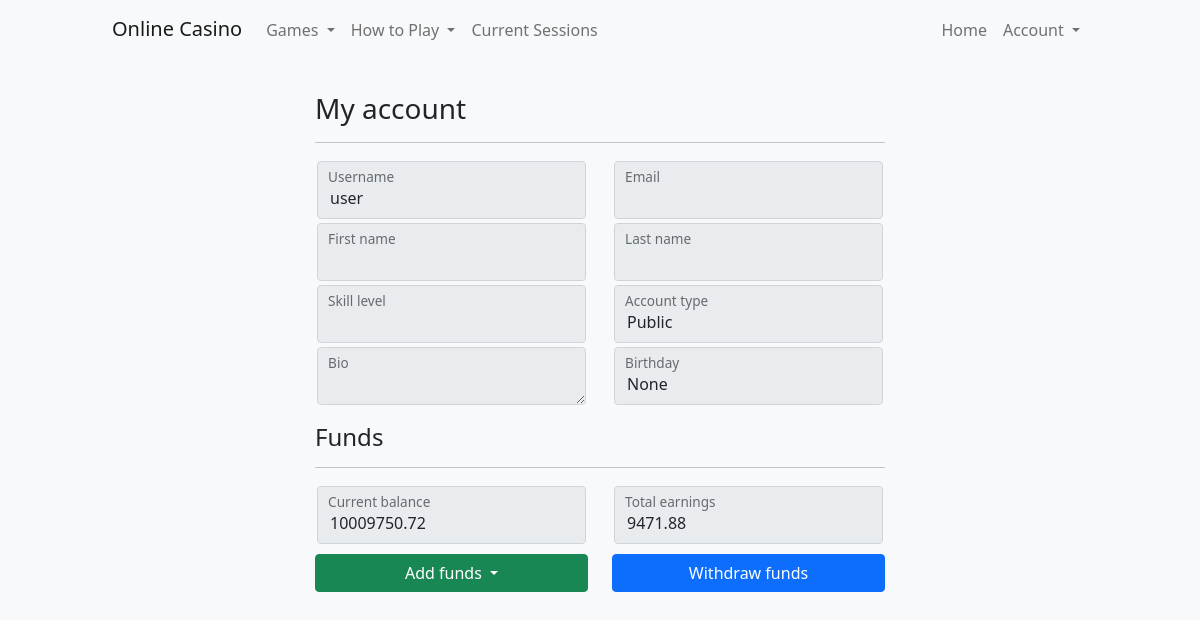
The page /accounts/account/ (signed in) on the database its author committed.
### accounts/models.py (models this page shows, shortened)
class CustomUser(AbstractUser):
    is_private = models.BooleanField(default=False)
    current_balance = models.FloatField(default=0.0)
    current_session = models.TextField(default='')
    total_earnings = models.FloatField(default=0.0)
    birthday = models.DateField(auto_now=False, null=True, blank=True)
    skill_level = models.CharField(max_length=30, blank=True)
    bio = models.TextField(max_length=200, blank=True)
    monthly_limit = models.FloatField(default=-1)
    monthly_deposit_left = models.FloatField(default=0.0)
    next_monthly_reset = models.DateTimeField(auto_now=False, null=True)
    friends = models.ManyToManyField("CustomUser", blank=True)
    friend_requests = models.TextField(blank=True, max_length=None, default='')

### accounts/views.py (the view)
# urls.py: path("account/", views.AccountView.as_view(), name="account"),
class AccountView(LoginRequiredMixin, TemplateView):
    template_name = 'accounts/account.html'

### accounts/templates/accounts/account.html (shortened to what this page needs)
{% extends 'menus/base.html' %}
{% block bodyclass %}class="text-center bg-light"{% endblock %}
{% block content %}
    <main class="form-input">
        <form>
            <div class="mb-4" style="height: 10px;"></div>
            <h1 class="h3 mb-3 fw-normal text-start">My account</h1>
            <hr>
            <div class="row">
                <div class="col">
                    <div class="form-floating" style="padding: 2px;">
                        <input type="text" class="form-control" value="{{ user.username }}" disabled>
                        <label>Username</label>
                    </div>
                    <div class="form-floating" style="padding: 2px;">
                        <input type="text" class="form-control" value="{{ user.first_name }}" disabled>
                        <label>First name</label>
                    </div>
                    <div class="form-floating" style="padding: 2px;">
                        <input type="text" class="form-control" value="{{ user.skill_level }}" disabled>
                        <label>Skill level</label>
                    </div>
                    <div class="form-floating" style="padding: 2px;">
                        <textarea class="form-control" disabled>{{ user.bio }}</textarea>
                        <label>Bio</label>
                    </div>
                </div>
                <div class="col">
                    <div class="form-floating" style="padding: 2px;">
                        <input type="text" class="form-control" value="{{ user.email }}" disabled>
                        <label>Email</label>
                    </div>
                    <div class="form-floating" style="padding: 2px;">
                        <input type="text" class="form-control" value="{{ user.last_name }}" disabled>
                        <label>Last name</label>
                    </div>
                    <div class="form-floating" style="padding: 2px;">
                        <input type="text" class="form-control" value="{{ user.is_private|yesno:"Private,Public" }}"
                               disabled>
                        <label>Account type</label>
                    </div>
                    <div class="form-floating" style="padding: 2px;">
                        <input type="text" class="form-control" value="{{ user.birthday }}" disabled>
                        <label>Birthday</label>
                    </div>
                </div>
            </div>
            <h1 class="h4 mt-3 mb-3 fw-normal text-start">Funds</h1>
            <hr>
            <div class="row">
                <div class="col">
                    <div class="form-floating" style="padding: 2px;">
                        <input type="text" class="form-control" value="{{ user.current_balance }}" disabled>
                        <label>Current balance</label>
                    </div>
                    <div class="dropdown w-100 mt-2">
                        <button class="btn btn-success dropdown-toggle w-100" type="button" id="dropdownMenuButton1"
                                data-bs-toggle="dropdown" aria-expanded="false">
                            Add funds
                        </button>
                    </div>
                </div>
                <div class="col">
                    <div class="form-floating" style="padding: 2px;">
                        <input type="text" class="form-control" value="{{ user.total_earnings }}" disabled>
                        <label>Total earnings</label>
                    </div>
                    <div class="mt-2 w-100">
                        <a class="btn btn-primary w-100" href="{% url 'withdraw_funds' %}" role="button">Withdraw
                            funds</a>
                    </div>
                </div>
            </div>
        </form>
    </main>
{% endblock %}

### menus/templates/menus/base.html (style rules this page uses)
html, body { height: 100%; }
body { display: flex; align-items: center; }

### accounts/templates/accounts/account.html (style rules this page uses)
.form-input { width: 100%; max-width: 600px; margin: auto; padding: 0 15px 15px; }

### rows shown on the page
CustomUser: username "user", is_private "Public", birthday "None", current_balance "10009750.72", total_earnings "9471.88"
